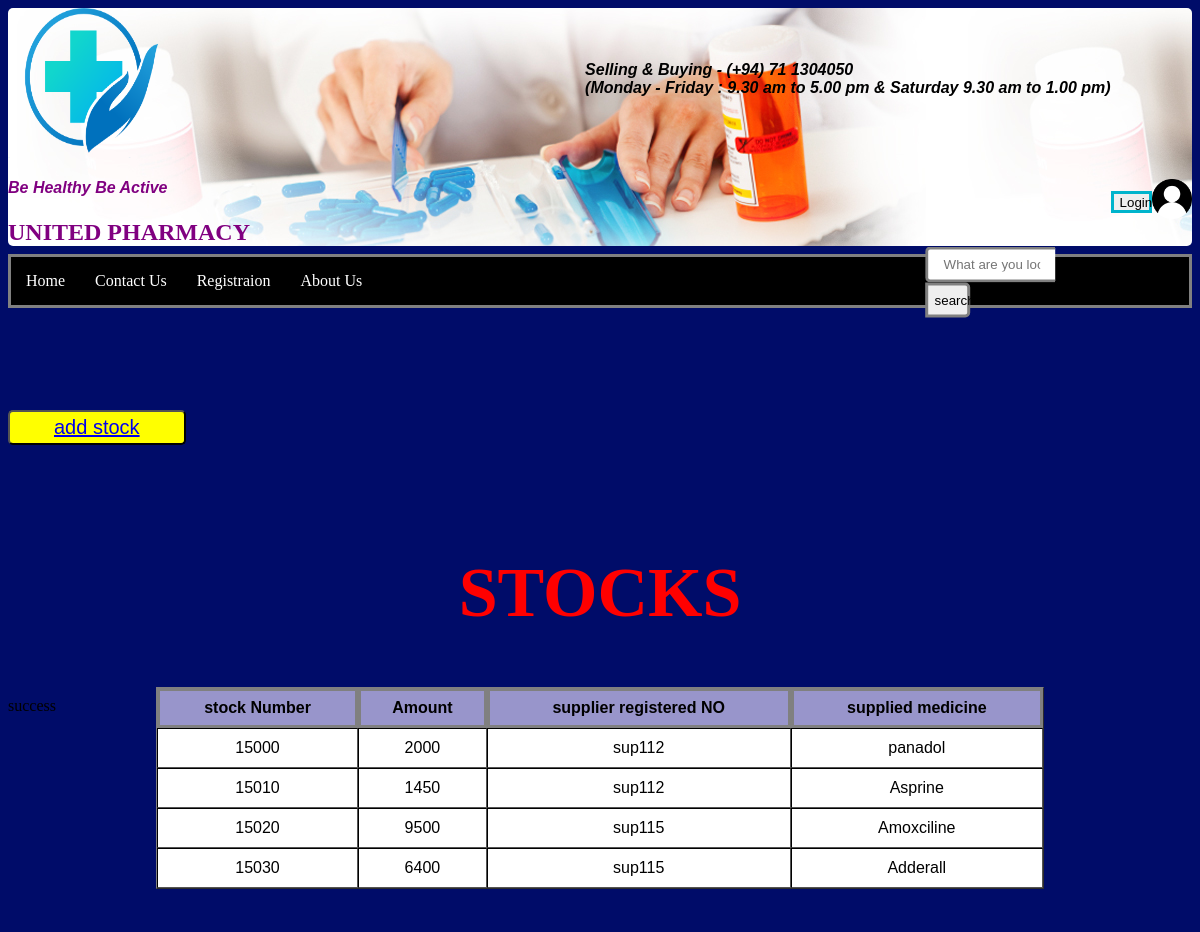
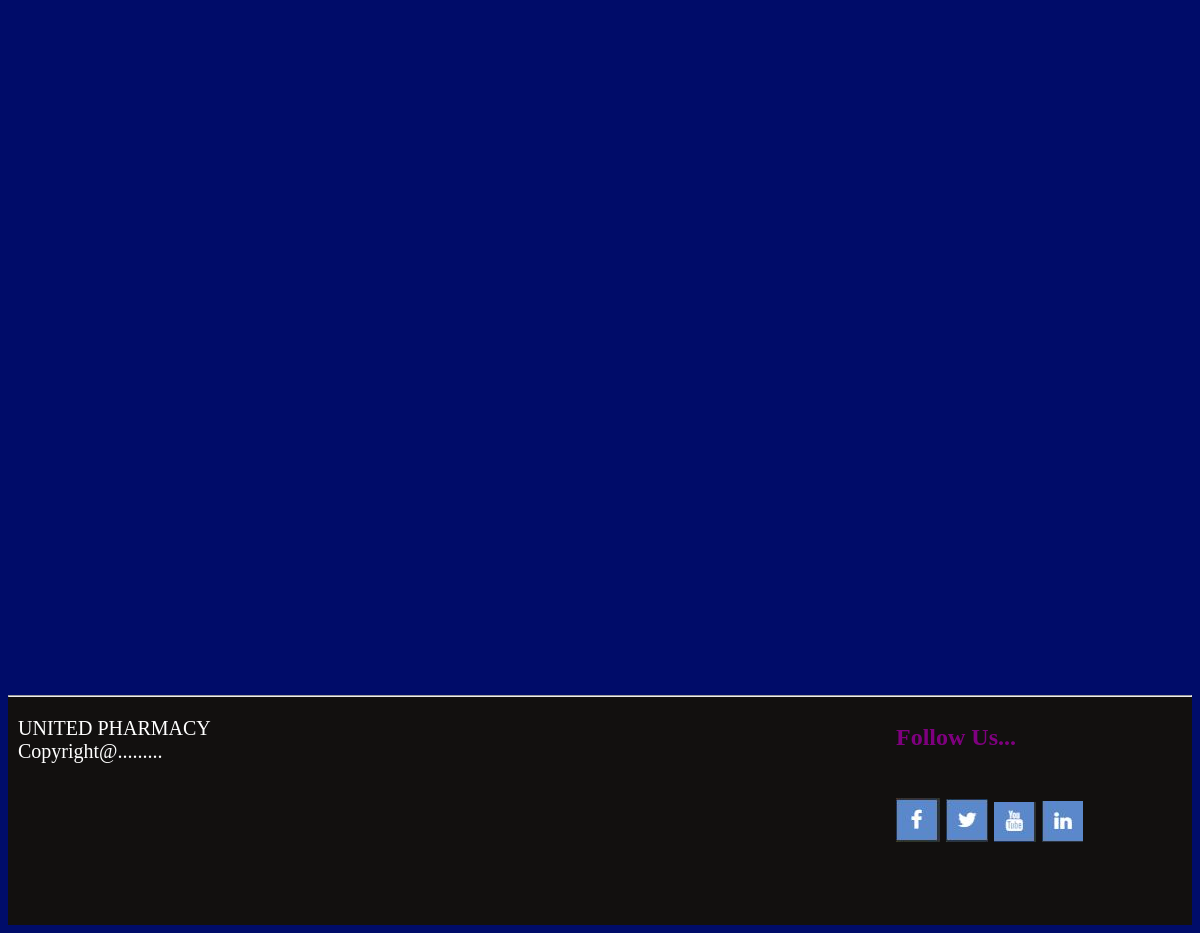
Screenshot of /stock1.php with the database file from the repository (2 pictures, top to bottom).
### tables this page shows
CREATE TABLE `stock` (
  `stockNO` int(11) NOT NULL,
  `stockAmount` int(11) NOT NULL,
  `regNum` char(6) NOT NULL
);

CREATE TABLE `image` (
  `Item_number` int(11) NOT NULL,
  `Medicine_name` varchar(20) NOT NULL,
  `Medicine_code` varchar(20) NOT NULL,
  `Manufacture_date` date NOT NULL,
  `Expire_date` date NOT NULL,
  `Unit_price` float NOT NULL,
  `stockNo` varchar(20) NOT NULL,
  `Stock_amount` int(11) NOT NULL,
  `Current_stock` int(11) NOT NULL,
  `upload` varchar(500) NOT NULL
);

### stock1.php (the view, shortened to what this page needs)
<html>
<head>
 <link rel = "stylesheet" text="text/css" href="css/style.css">
 <link rel="stylesheet" text="text/css" href="css/userp.css">
 <link rel="stylesheet" text="text/css" href="css/usagec.css">
 <link rel = "stylesheet" text="text/css" href="css/admin.css">
  <link rel="stylesheet" text="text/css" href="css/foot.css">
</head>
<header class = "head">
<img src = "images/logo1.png" class = "logo" width = "150px" height = "150px">
<h4> Be Healthy Be Active <img src = "images/user3.png" class = "logo2" width = "40px" height = "40px"  >
	<button  type="login" class="logButton">Login </button>
	<div class = "open">
	Selling & Buying - (+94) 71 1304050<br>
	(Monday - Friday : 9.30 am to 5.00 pm & Saturday 9.30 am to 1.00 pm)
	</div>
</h4>
<h2> UNITED PHARMACY </h2>
</header>
<body>
<div class = "back">
			<ul type = "square" id="navi">
				<li><a href="index.html"> Home</a></li>
				<li><a href="#"> Contact Us</a></li>
				<li><a href="register.html"> Registraion</a></li>
				<li><a href="#"> About Us</a></li>
			</ul>
</div>
<div class="wrap">
				<div class="search">
				<form action = "search.php" method = "post">
				<input type="text" class="searchTerm" placeholder="What are you looking for?" name = "search">
				<button type="submit" value = "" class="searchButton">
				search
				</button>
				</form>
			   </div>
			   </div>
			   <br/>
<br/><br/><br/><br/><br/><br/><br/><br/>
	<div>
	<button  class="addstock" style = " width: 15%;
  height: 35px;
  border: 1px solid #red;
  background: yellow;
  text-align: center;
  color: yellow;
  border-radius: 5px 5px 5px 5px;
  cursor: pointer;
  font-size: 20px;
	margin-top:-5%;
	text-decoration;none;"> <a href = "addstock.php">add stock</a></button>
</div>
			<br />
			<br />
			<h1> STOCKS </h1>
			<br />
	<?php
	require 'config.php';
	echo"<br/>";
	    $sql = "select * from stock s,image m where s.stockNO = m.stockNo";
		$result = $con -> query($sql);
		 if($result->num_rows>0)
	{
		echo "<table >";
			echo "<table id= 'product' border='1' cellspacing = '0' cellpadding = '10'> <tr> <th>stock Number</th>
			<th>Amount</th><th>supplier registered NO</th><th> supplied medicine</th>
			</tr>";
			while($row = $result ->fetch_assoc())
			{
				Echo "<tr> <td>" .$row['stockNO']."</td> <td> " .$row['stockAmount']."</td><td>" .$row['regNum']."</td><td>" .$row['Medicine_name']."</td></tr>";
				echo "<br/>";
		}
		echo "</table>";
	}
		?>
			<br/><br/><br/><br/><br/><br/><br/><br/><br/><br/><br/><br/><br/><br/><br/><br/><br/><br/><br/><br/><br/><br/><br/><br/><br/><br/><br/><br/><br/><br/><br/><br/><br/><br/><br/><br/><br/><br/><br/><br/><br/>
			<div id = "p4">
			<footer>
			<hr class = "hor">
				<p id = "para1">
				UNITED PHARMACY
				<br>
				Copyright@.........
				</p>
				<div id = "foot">
							<h2>Follow Us...<h2><br>
                            <a href="https://www.facebook.com/" target="_blank"><img src="img/facebook.jpg"/></a>
                            <a href="https://twitter.com/" target="_blank"><img src="img/twitter.jpg"/></a>
                            <a href="https://www.youtube.com/" target="_blank"><img src="img/youtube.jpg"/></a>
                            <a href="https://www.linkedin.com/" target="_blank"><img src="img/linkedin.jpg"/></a>
                        </div>
			</footer>
			</div>
	</body>
</html>

### css/style.css (style rules this page uses)
body { background-color:#000c69; }
.back { margin-top :-1%; }
.head { border-radius: 5px 5px 5px 5px; background-image : url("../images/26.jpg"); }
.logo2 { float:right; bottom:185%; }
.logButton { width: 3.5%; height: 22px; float:right; margin-top :1%; border: 3px solid #00B4CC; }
#navi { list-style-type: none; margin: 0; padding: 0; overflow: hidden; background-color: black; border: 3px solid gray; }
#navi li a { float: left; display: inline; color: white; text-align: center; padding: 15px; text-decoration: none; cursor: pointer; outline: none; }
h4 { font-family:arial; color:purple; font-style : italic; }
h2 { font-weight:900; margin-top: 0; }
.open { font-family:arial; color:black; font-style : italic; float: right; margin-top :-10%; }
.search { width: 100%; position: relative; display: flex; }
.searchTerm { width: 73%; border: 3px solid gray; border-right: none; padding: 15px; height: 20px; border-radius: 5px 0 0 5px; outline: none; color: #9DBFAF; }
.searchButton { width: 25%; border-radius: 0px 5px 5px 0px; border: 3px solid gray; height: 35.0px; cursor: pointer; }
.wrap { width: 15%; float:right; bottom:1500%; margin-top :-1.5%; transform: translate(-50%, -50%); }

### css/usagec.css (style rules this page uses)
h1 { font-weight:bold; color:red; text-align:center; font-size:70px; }
#product { background-color:#ccc; width:75%; margin-left:auto; margin-right:auto; }
table { margin-top:-5%; font-family: arial, sans-serif; width: 100%; width :100%; }
th { border: 3px solid gray; background-color:#9895cb; text-align: center; padding: 8px; }
tr { border:4px solid black; padding: 100px; text-align: center; background-color:white; color:black }

### css/foot.css (style rules this page uses)
#foot { margin-left:75%; margin-top:-5%; }
h2 { color:purple; }
#para1 { font-size:20px; color:white; margin-left:10px; }
#p4 { background-color:#12100f; height:230px; }
hr { margin-top:0; margin-bottom:0; margin-left:0; }

### rows the page displays
stock: stockNO "15000", stockAmount "2000", regNum "sup112", image.Medicine_name "panadol"
stock: stockNO "15010", stockAmount "1450", regNum "sup112", image.Medicine_name "Asprine"
stock: stockNO "15020", stockAmount "9500", regNum "sup115", image.Medicine_name "Amoxciline"
stock: stockNO "15030", stockAmount "6400", regNum "sup115", image.Medicine_name "Adderall"
